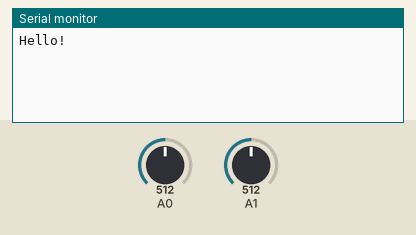
Recording of a sketch running on a simulated Arduino Uno, built with avr-gcc and run on an emulated ATmega328P. Shown: the last lines printed to the serial monitor. The test bench sets the inputs (shaded band); at power-on: A0 = 512, A1 = 512.

Above: at 1.2 s.
1.3 s: A0 set to 716
At 2.7 s:
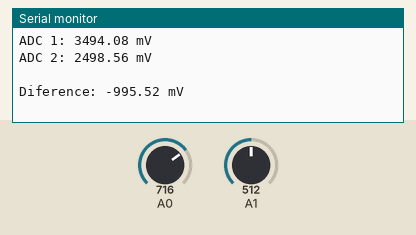
3.3 s: A1 set to 716
At 4.3 s:
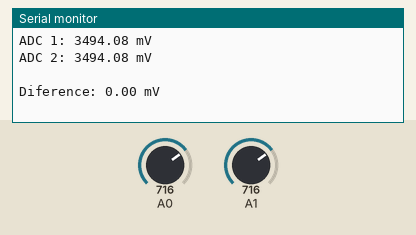
4.8 s: A0 set to 900
At 6.2 s:
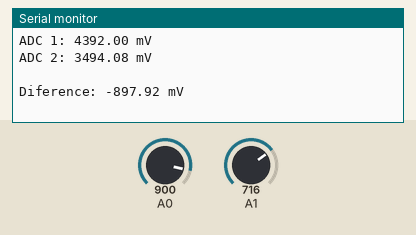
6.3 s: A1 set to 900
At 8.6 s:
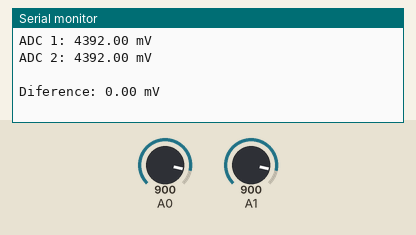
Timing chart, 0 to 8.8 s (numbered marks = the images above; inputs shaded):
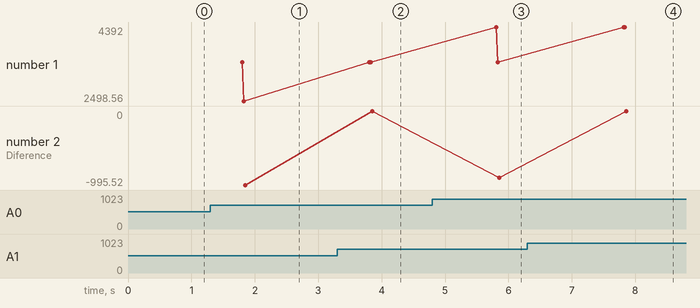

The sketch:

adc_ino.ino
```cpp
int n = 0;

void setup(void) {
  Serial.begin(9600);

  uint32_t currentFrequency;

  Serial.println("Hello!");

}

void loop(void) {
  float adc1 = scaleValue(analogRead(A0));
  float adc2 = scaleValue(analogRead(A1));
  float Diference = adc2 - adc1;

  n++;
  if (n == 10) {
    Serial.print("ADC 1: ");
    Serial.print(adc1);
    Serial.println(" mV");

    Serial.print("ADC 2: ");
    Serial.print(adc2);
    Serial.println(" mV");

    Serial.println(" ");

    Serial.print("Diference: ");
    Serial.print(Diference);
    Serial.println(" mV");


    Serial.println(" ");
    n = 0;
  }


  delay(200);
}


// Función de mapeo para flotantes
float scaleValue(float x) {
  return (x * 4.88);  // 5.0/1.023);
                      //(975 - x * 5.0/1.023)/0.15;
}
```

Measured:
- after the input at 1.3 s, the serial monitor: prints a new line after 0.50 s (image 1)
- after the input at 3.3 s, the serial monitor: prints a new line after 0.53 s (image 2)
- after the input at 4.8 s, the serial monitor: prints a new line after 1.0 s (image 3)
- after the input at 6.3 s, the serial monitor: prints a new line after 1.5 s (image 4)
- plotted number 2: -995.52 → 0 after the input at 3.3 s, 0 → -897.92 after the input at 4.8 s
